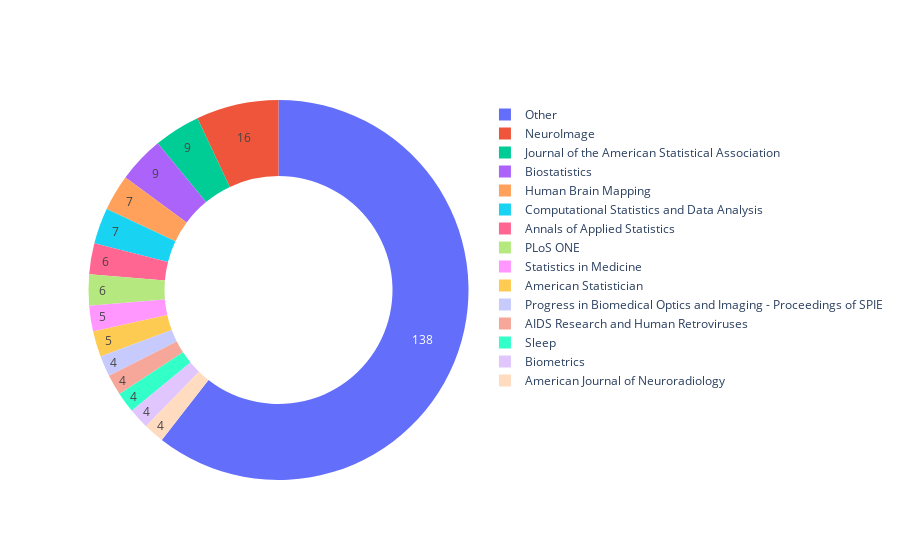

The cell this chart's notebook holds for it:
### Markdown cell above
Here are journals I publish in the most. Some of my favorite journals that I have published in less are JRSSA (1), JRSSB (2), JRSSC (1), Biometrika (1), IEEE TMI (1), JCGS (3), AJE (2), Brain (2), Biometrics (4), American Statistician (5), and Neuroimage Clinical (2).

### Code cell
temp = dat['Journal Title'].value_counts().reset_index()
temp = temp.rename(columns = {"index" : "Title", "Journal Title" : "Count"}).sort_values("Count", ascending =False)

temp.loc[temp['Count'] < 4, 'Title']= 'Other'

labels = temp['Title']
values = temp['Count']

fig = go.Figure(data=[go.Pie(labels=labels, values=values, hole=.6)])
fig.update_traces(textinfo='value')

fig = fig.update_layout({
    'plot_bgcolor' : 'rgba(0, 0, 0, 0)',
    'paper_bgcolor' : 'rgba(0, 0, 0, 0)'})
fig.show()

### Figure 1 — Plotly figure (JSON) as saved in the notebook; plotly's stock layout.template omitted (floating-point values rounded to 4 significant figures)
{"data": [{"hole": 0.6, "labels": ["NeuroImage", "Journal of the American Statistical Association", "Biostatistics", "Human Brain Mapping", "Computational Statistics and Data Analysis", "Annals of Applied Statistics", "PLoS ONE", "Statistics in Medicine", "American Statistician", "Progress in Biomedical Optics and Imaging - Proceedings of SPIE", "AIDS Research and Human Retroviruses", "Sleep", "Biometrics", "American Journal of Neuroradiology", "Other", "Other", "Other", "Other", "Other", "Other", "Other", "Other", "Other", "Other", "Other", "Other", "Other", "Other", "Other", "Other", "Other", "Other", "Other", "Other", "Other", "Other", "Other", "Other", "Other", "Other", "Other", "Other", "Other", "Other", "Other", "Other", "Other", "Other", "Other", "Other", "Other", "Other", "Other", "Other", "Other", "Other", "Other", "Other", "Other", "Other", "Other", "Other", "Other", "Other", "Other", "Other", "Other", "Other", "Other", "Other", "Other", "Other", "Other", "Other", "Other", "Other", "Other", "Other", "Other", "Other", "Other", "Other", "Other", "Other", "Other", "Other", "Other", "Other", "Other", "Other", "Other", "Other", "Other", "Other", "Other", "Other", "Other", "Other", "Other", "Other", "Other", "Other", "Other", "Other", "Other", "Other", "Other", "Other", "Other", "Other", "Other", "Other", "Other", "Other", "Other", "Other", "Other", "Other", "Other"], "textinfo": "value", "type": "pie", "values": [16, 9, 9, 7, 7, 6, 6, 5, 5, 4, 4, 4, 4, 4, 3, 3, 3, 3, 3, 3, 3, 3, 2, 2, 2, 2, 2, 2, 2, 2, 2, 2, 2, 2, 2, 2, 2, 2, 2, 1, 1, 1, 1, 1, 1, 1, 1, 1, 1, 1, 1, 1, 1, 1, 1, 1, 1, 1, 1, 1, 1, 1, 1, 1, 1, 1, 1, 1, 1, 1, 1, 1, 1, 1, 1, 1, 1, 1, 1, 1, 1, 1, 1, 1, 1, 1, 1, 1, 1, 1, 1, 1, 1, 1, 1, 1, 1, 1, 1, 1, 1, 1, 1, 1, 1, 1, 1, 1, 1, 1, 1, 1, 1, 1, 1, 1, 1, 1, 1]}], "layout": {"autosize": true, "paper_bgcolor": "rgba(0, 0, 0, 0)", "plot_bgcolor": "rgba(0, 0, 0, 0)"}}
